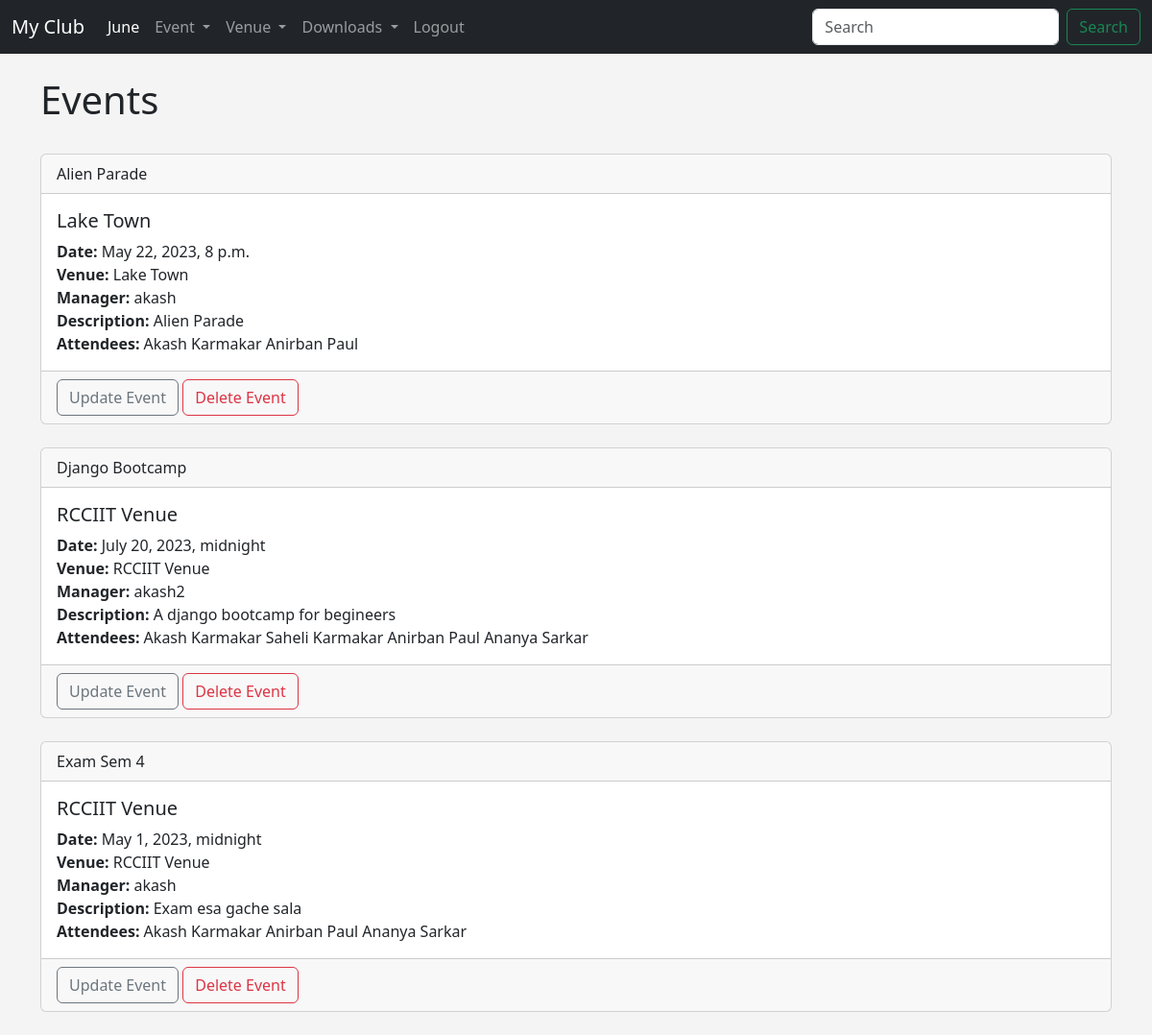
Page /events (signed in) on the committed database.
### events/models.py (models this page shows)
class Event(models.Model):
    name = models.CharField('Event Name', max_length=120)
    event_date = models.DateTimeField('Event Date')
    venue = models.ForeignKey(Venue, blank=True, null=True, on_delete=models.CASCADE)
    manager = models.ForeignKey(User, blank=True, null=True, on_delete=models.SET_NULL)
    description = models.TextField(blank=True)
    attendees = models.ManyToManyField(MyClubUser, blank=True)
    def __str__(self):
        return self.name

class Venue(models.Model):
    name = models.CharField('Venue Name', max_length=120)
    address = models.CharField(max_length=300)
    zip_code = models.CharField('Zip Code', max_length=30)
    phone = models.IntegerField('Phone no', blank=True)
    web = models.URLField('Web Site', blank=True)
    email_address = models.EmailField('Email Address', max_length=120, blank=True)
    owner = models.ForeignKey(User, blank=False, on_delete=models.CASCADE, default=1)
    def __str__(self):
        return self.name

class MyClubUser(models.Model):
    first_name = models.CharField('First Name', max_length=30)
    last_name = models.CharField('Last Name', max_length=30)
    email = models.EmailField('User Email', max_length=120)
    def __str__(self):
        return f"{self.first_name} {self.last_name}"

### events/views.py (the view)
# urls.py: path('events', views.all_events, name="list-events"),
def all_events(request):
    event_list = Event.objects.all().order_by('name')
    return render(request, 'events/event_list.html', {"event_list": event_list})

### templates/events/event_list.html
{% extends 'events/base.html' %}
{% block content %}
    <h1>Events</h1>
    <br>
    {% for event in event_list %}
        <div class="card">
          <div class="card-header">
            {{ event }}
          </div>
          <div class="card-body">
            <h5 class="card-title">{{ event.venue }}</h5>
            <p class="card-text">
                <strong>Date: </strong>{{ event.event_date }}
                <br>
                <strong>Venue: </strong>{{ event.venue }}
                <br><strong>Manager: </strong>{{ event.manager }}
                <br><strong>Description: </strong>{{ event.description }}
                <br><strong>Attendees: </strong>{% for user in event.attendees.all %} {{ user }} {% endfor %}
                <br>
            </p>
          </div>
        {% if user.is_authenticated %}
        <div class="card-footer">
            <a class="btn btn-outline-secondary" href="{% url 'update-event' event.id %}">Update Event</a>
            <a class="btn btn-outline-danger" href="{% url 'delete-event' event.id %}">Delete Event</a>
        </div>
        {% endif %}
        </div>
        <br>
    {% endfor %}
{% endblock %}

### templates/events/base.html (style rules this page uses)
body { background: #f4f4f4; }

### rows in the picture
Event: name "Alien Parade", venue "Lake Town", event_date "May 22, 2023, 8 p.m.", manager "akash", description "Alien Parade"
MyClubUser: first_name+last_name "Akash Karmakar"
MyClubUser: first_name+last_name "Anirban Paul"
Event: name "Django Bootcamp", venue "RCCIIT Venue", event_date "July 20, 2023, midnight", manager "akash2", description "A django bootcamp for begineers"
MyClubUser: first_name+last_name "Saheli Karmakar"
MyClubUser: first_name+last_name "Ananya Sarkar"
Event: name "Exam Sem 4", venue "RCCIIT Venue", event_date "May 1, 2023, midnight", manager "akash", description "Exam esa gache sala"
